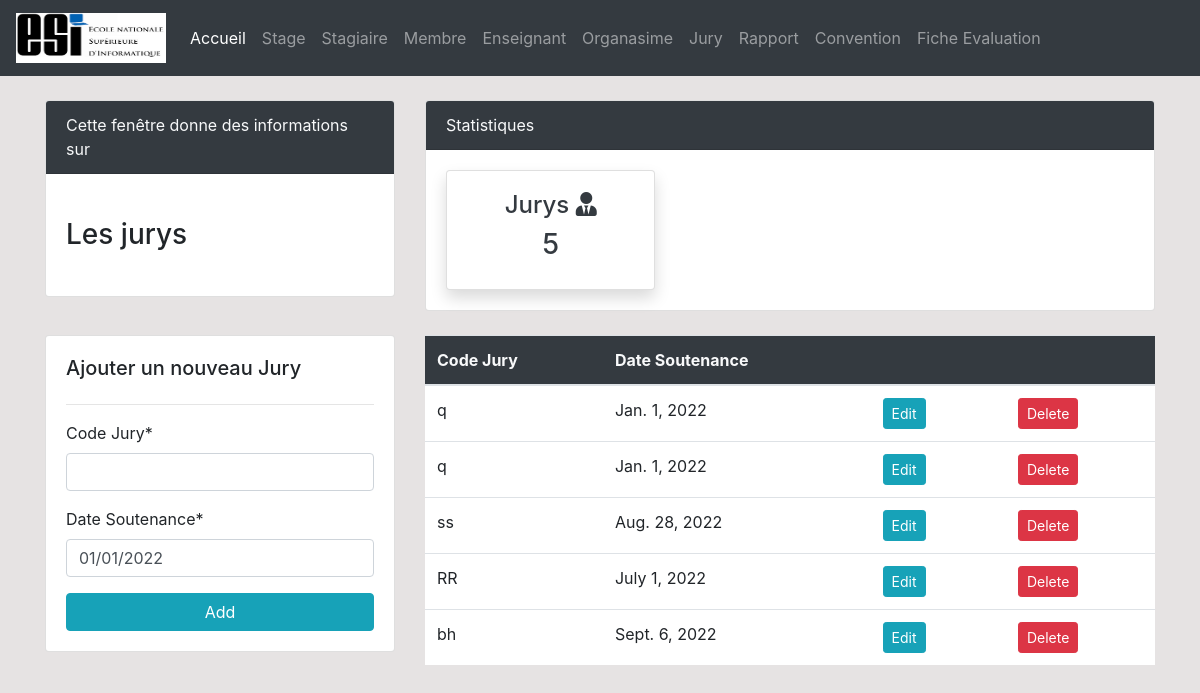
/Jury/, run on the app's committed database.
### Gestion/models.py (models this page shows, shortened)
class Jury(models.Model):
    codeJ = models.CharField(max_length=15)
    dateSoutenance = models.DateField(default="01/01/2022",null= False)

### Gestion/views.py (the view)
# urls.py: path('Jury/', jury, name="Jury"),
def jury(request):
    juries= Jury.objects.all()
    jury_count= juries.count()
    if request.method == 'POST':
        form= juryForm(data=request.POST)
        if form.is_valid():
            form.save()
            jury_code = form.cleaned_data.get('codeJ')
            messages.success(request, f'{jury_code } est bien ajouté')
            return redirect('Jury')
        return render(request,'fenetre/Jury.html', {'form':form})
    else:
        form= juryForm()
        context ={
            'juries': juries,
            'jury_count': jury_count,
            'form':form
        }
        return render(request,'fenetre/Jury.html', context)

### Gestion/forms.py
class juryForm(forms.ModelForm):
    class Meta:
        model = Jury
        fields = "__all__"
        labels ={
            'codeJ': 'Code Jury',
            'dateSoutenance': 'Date Soutenance'
        }
        widgets={
       'dateSoutenance' : forms.DateInput(attrs={
            'data-target': '#datetimepicker1',
            'placeholder': 'mm/dd/yyyy'
            }),
        }

### Gestion/templates/fenetre/Jury.html (shortened to what this page needs)
{% extends 'parts/base.html' %} {% block title %}Jury{% endblock %} {% load crispy_forms_tags %} {% load static %} {% block content %}{% include 'parts/top.html' %}
<link rel="stylesheet" href="{% static 'style.css' %}">
<div class="row">
    <div class="col-md-4 mt-4">
        <div class="card">
            <div class="card-header bg-dark text-light">
                Cette fenêtre donne des informations sur
            </div>
            <div class="card-body">
                <marquee behavior="" direction="">
                    <h3 class="my-4"> Les jurys</h3>
                </marquee>
            </div>
        </div>
    </div>
    <div class="col-md-8 mt-4">
        <div class="card">
            <div class="card-header bg-dark text-light">
                Statistiques
            </div>
            <div class="card-body">
                <div class="row">
                    <div class="col-md-4">
                        <a class="text-decoration-none text-dark" href="#">
                            <div class="card my-card shadow">
                                <div class="card-body text-center">
                                    <h4>Jurys <i class="fas fa-user-tie"></i></h4>
                                    <h3>{{ jury_count }}</h3>
                                </div>
                            </div>
                        </a>
                    </div>
                </div>
            </div>
        </div>
    </div>
</div>
<div class="row my-4">
    <div class="col-md-4">
        <div class="card card-body">
            <h5>Ajouter un nouveau Jury</h5>
            <hr>
            <form method="POST">
                {% csrf_token %}{{ form|crispy }}
                <input class="btn btn-info btn-block" type="submit" value="Add">
            </form>
        </div>
    </div>
    <div class="col-md-8">
        <table class="table bg-white">
            <thead class="bg-dark text-light">
                <tr>
                    <th scope="col">Code Jury</th>
                    <th scope="col">Date Soutenance</th>
                    <th scope="col"></th>
                    <th scope="col"></th>
                </tr>
            </thead>
            <tbody>
                {% for item in juries %}
                <tr>
                    <td>{{ item.codeJ }}</td>
                    <td>{{ item.dateSoutenance }}</td>
                    <td>
                        <a class="btn btn-info btn-sm mr-2" href="{% url 'dashboard-jury-edit' item.id %}">Edit</a></td>
                    <td><a class="btn btn-danger btn-sm ml-2" href="{% url 'dashboard-jury-delete' item.id %}">Delete</a></td>
                </tr>
                {% endfor %}
        </table>
    </div>
</div>
{% endblock %}

### Gestion/static/style.css (style rules this page uses)
body { background: rgb(230, 227, 227); }

### data on the page
Jury: codeJ "q", dateSoutenance "Jan. 1, 2022"
Jury: codeJ "q", dateSoutenance "Jan. 1, 2022"
Jury: codeJ "ss", dateSoutenance "Aug. 28, 2022"
Jury: codeJ "RR", dateSoutenance "July 1, 2022"
Jury: codeJ "bh", dateSoutenance "Sept. 6, 2022"

### other printed values
{{ jury_count }} "5"
